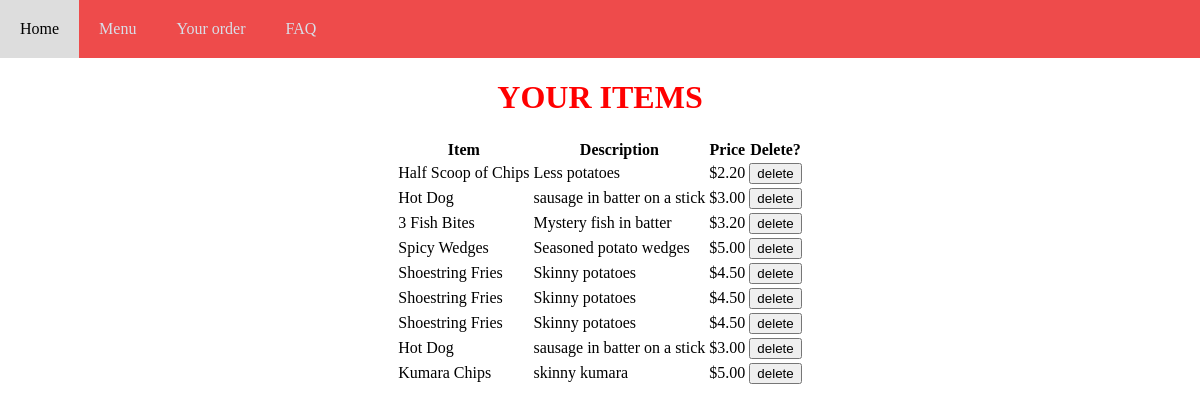
The page /orders on the database as committed earlier.
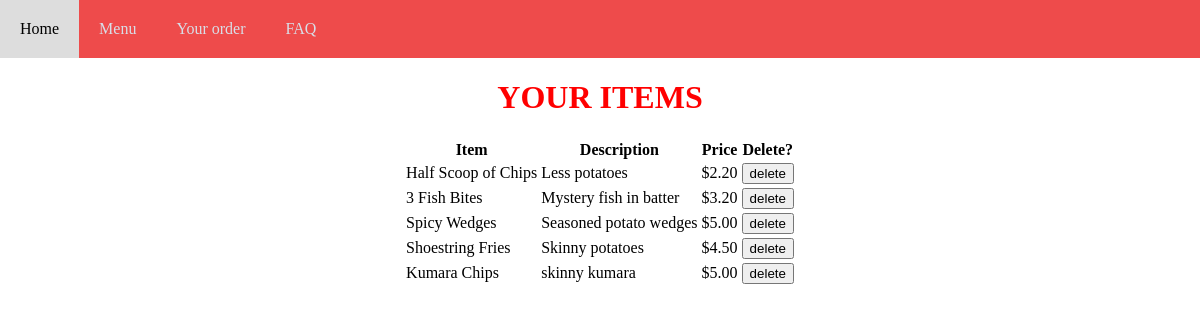
The same page on the database as committed later.
### tables this page shows
CREATE TABLE order_item (item_id INTEGER REFERENCES item (id), id INTEGER PRIMARY KEY);

CREATE TABLE item (id INTEGER PRIMARY KEY, name STRING, description STRING, price DECIMAL);

### main.py (the view)
@app.route("/orders")
def orders():
    cursor = get_db().cursor()
    sql = "SELECT item.id, name, description, price, order_item.id FROM item INNER JOIN order_item ON item.id = order_item.item_id"
    cursor.execute(sql)
    results = cursor.fetchall()
    return render_template("order.html", results=results)

### main.py (called while the page is built)
def get_db():
    db = getattr(g, '_database', None)
    if db is None:
        db = g._database = sqlite3.connect(DATABASE)
    return db

@app.teardown_appcontext
def close_connection(exception):
    db = getattr(g, '_database', None)
    if db is not None:
        db.close()

### templates/order.html (shortened to what this page needs)
<!DOCTYPE html>
<html lang="en">
<head>
</head>
<link rel="stylesheet" href={{url_for('static',filename='stickymenu.css')}}>
<body>
  <div id="navbar">
      <a href="http://127.0.0.1:5000/home">Home</a>
      <a href="http://127.0.0.1:5000/menu">Menu</a>
      <a href="http://127.0.0.1:5000/orders">Your order</a>
      <a href="http://127.0.0.1:5000/faq">FAQ</a>
    </div>
<body>
  <h1>YOUR ITEMS</h1>
  <table class="center">
      <tr>
          <th>Item</th>
          <th>Description</th>
          <th>Price</th>
          <th>Delete?</th>
      </tr>
  {% for item in results %}
<tr>
    <td>{{ item [1] }}</td>
    <td>{{ item [2] }}</td>
    <td>{{ item [3] }}</td>
    <td>
      <form action="/delete" method="post">
        <input type="submit" value="delete">
      </form>
    </td>
</tr>
  {% endfor %}
  </table>
    </body>
</html>

### static/stickymenu.css (style rules this page uses)
#navbar { overflow: hidden; background-color: rgb(238, 75, 75); margin: 0px; padding:0px; width: 100%; }
#navbar a { float: left; display: block; color: #d8dee7; text-align: center; padding: 20px; text-decoration: none; }
html,body { padding:0; margin:0; }

### templates/order.html (style rules this page uses)
html,body { padding:0; margin:0; }
h1 { color: red; text-align: center; }
table.center { margin-left: auto; margin-right: auto; }

Rows that differ between the two databases and show on the page:
removed order_item: name "Hot Dog", description "sausage in batter on a stick", price "$3.00"
removed order_item: name "Shoestring Fries", description "Skinny potatoes", price "$4.50"
removed order_item: name "Shoestring Fries", description "Skinny potatoes", price "$4.50"
removed order_item: name "Hot Dog", description "sausage in batter on a stick", price "$3.00"
